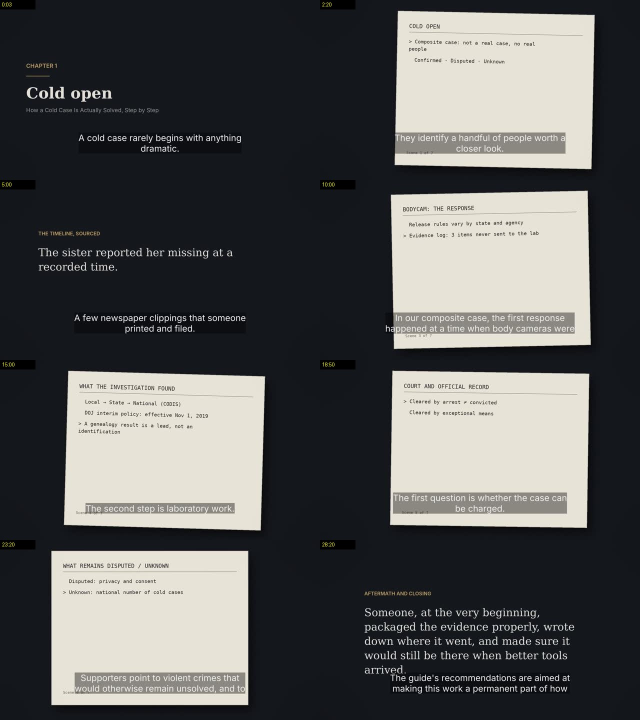
#> input picture reports/contact-sheet-v1.jpg, 1280 x 1440 px (shown at 1/2 size)
$ python -i compose.py   (imports and definitions only)
#> lines starting #> are read from the running program, lines starting #| are printed output that depends on the picture
"""Scene composition and final assembly (FFmpeg).

Final mix: narration (with audio redactions) + music ducked under voice (sidechain) -> two-pass loudnorm to
-14 LUFS integrated / -1.5 dBTP -> AAC 48 kHz. Captions burned in and/or muxed as a subtitle track.
Chapters written as MP4 chapter markers. The export is rejected if ffprobe finds no audio stream.
"""
from __future__ import annotations

import json
import re
from dataclasses import dataclass
from pathlib import Path
from typing import Callable

from .ff import FPS, H, W, duration, run

ENC = ["-c:v", "libx264", "-preset", "veryfast", "-crf", "19", "-pix_fmt", "yuv420p", "-r", str(FPS)]


@dataclass
class Segment:
    kind: str           # image | clip
    path: Path
    duration: float
    in_sec: float = 0.0
    pan: str = "right"  # image move: in | out | left | right | up
    photo: bool = False  # a real photograph (gets framing + grade); generated cards are drawn at the right size
    make: Callable[[Path, float], Path] | None = None  # kind "anim": renders the animation at the exact length
    label: str = ""     # short factual on-screen label (place / date / object), shown lower-left for a few seconds


XFADE = 0.6  # crossfade between shots inside a scene (seconds)
STILL_W, STILL_H = 2400, 1350  # stills are prepared 25% larger than the frame so they can zoom and pan


def prepare_still(src: Path, out: Path) -> Path:
    """Frame a photo for 16:9 without distortion: wide photos fill the frame; tall or square ones sit sharp over a
    blurred, darkened copy of themselves (documentary style). A light grade makes archive photos pop."""
#> called with src = '../../../reports/contact-sheet-v1.jpg', out = 'out.png'
    from PIL import Image, ImageEnhance, ImageFilter, ImageOps
    im = Image.open(src).convert("RGB")
#> im is the input picture: PIL image 1280x1440 RGB; mean R, G, B 87.5, 88, 87.5
    im = ImageOps.autocontrast(im, cutoff=0.5)
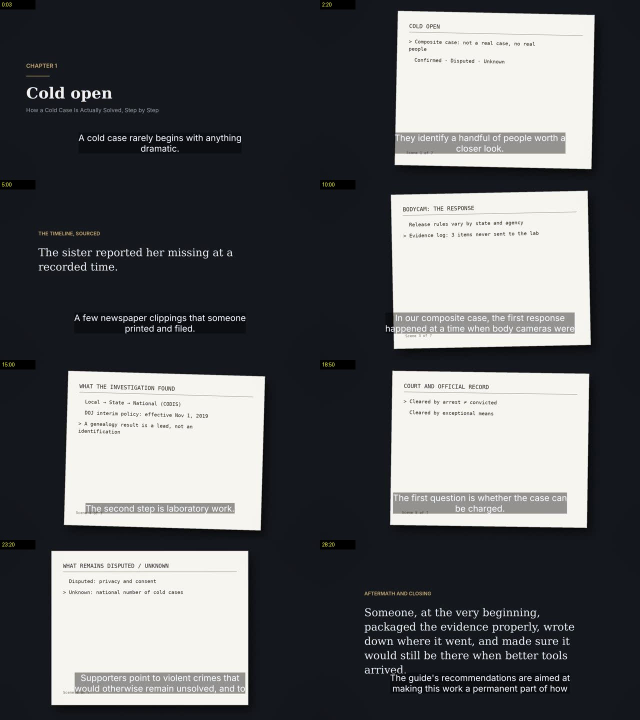
#> im: PIL image 1280x1440 RGB (shown at 1/2 size); mean R, G, B 92.3, 93.8, 96
    im = ImageEnhance.Contrast(im).enhance(1.08)
    im = ImageEnhance.Color(im).enhance(1.12)
    W2, H2 = STILL_W, STILL_H
    ar = im.width / im.height
#> ar = 0.889
    if ar >= 1.45:
        k = max(W2 / im.width, H2 / im.height)
        r = im.resize((round(im.width * k), round(im.height * k)), Image.LANCZOS)
        x, y = (r.width - W2) // 2, int((r.height - H2) * 0.45)
        canvas = r.crop((x, y, x + W2, y + H2))
    else:
        k = max(W2 / im.width, H2 / im.height)
#> k = 1.88
        bg = im.resize((round(im.width * k), round(im.height * k)), Image.LANCZOS)
        bg = bg.crop(((bg.width - W2) // 2, (bg.height - H2) // 2, (bg.width - W2) // 2 + W2, (bg.height - H2) // 2 + H2))
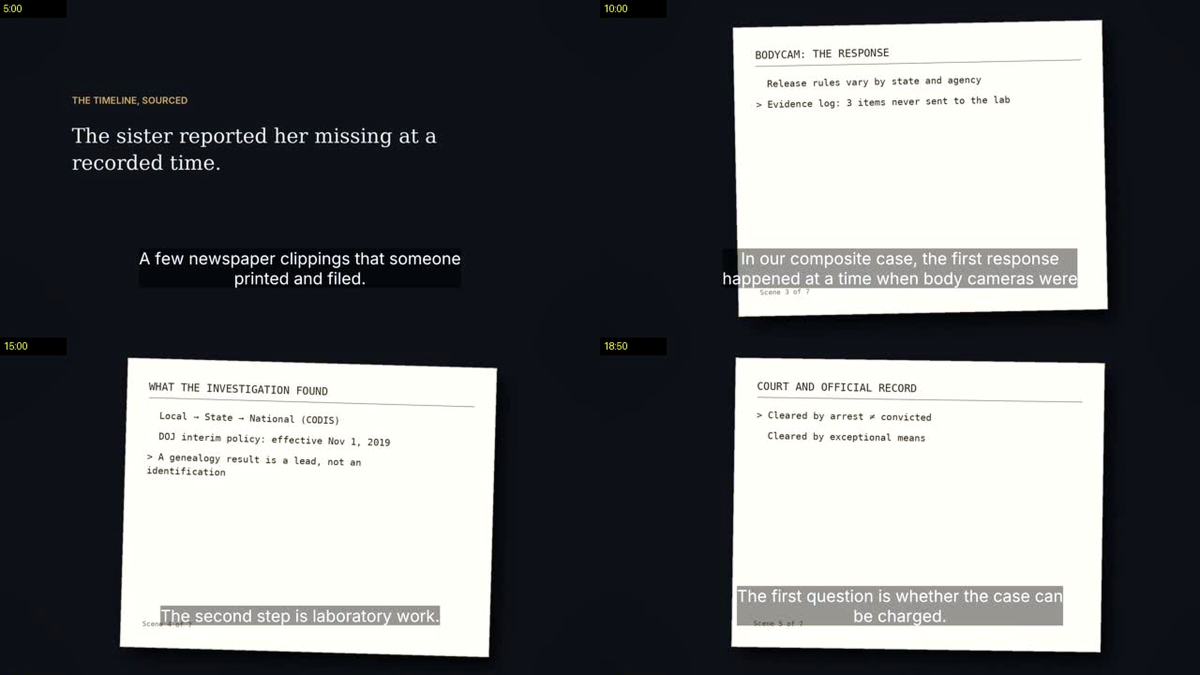
#> bg: PIL image 2400x1350 RGB (shown at 1/2 size); mean R, G, B 104.7, 106.8, 108.3
        bg = ImageEnhance.Brightness(bg.filter(ImageFilter.GaussianBlur(40))).enhance(0.45)
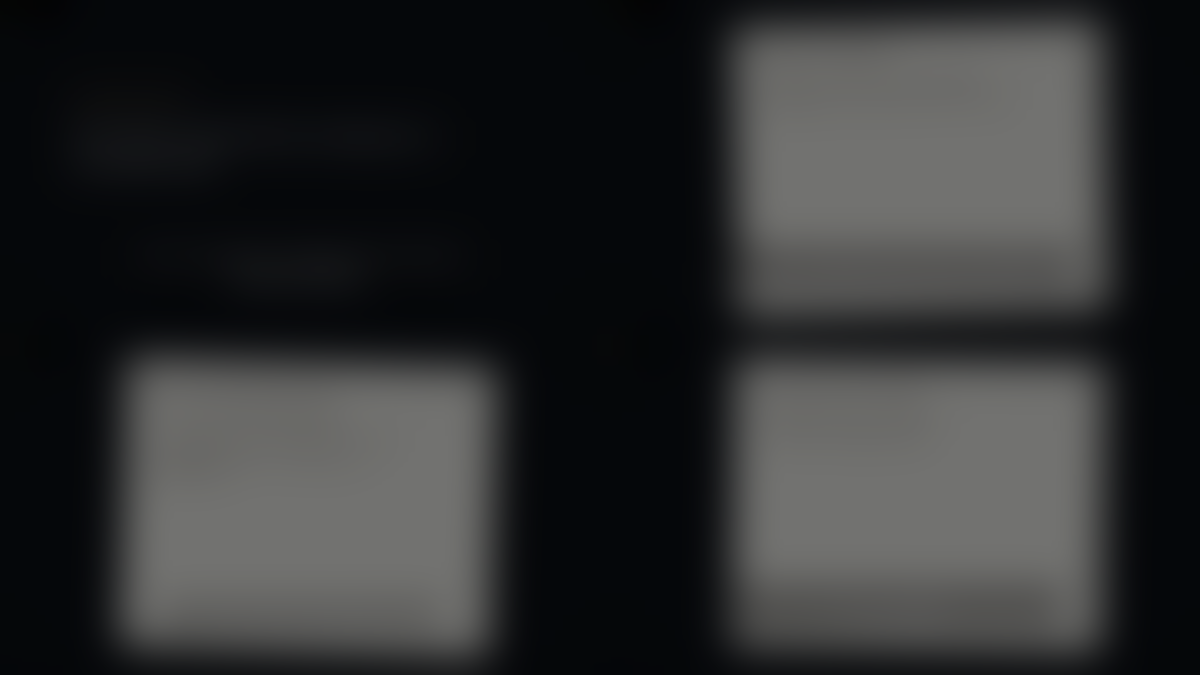
#> bg: PIL image 2400x1350 RGB (shown at 1/2 size); mean R, G, B 46.4, 47.4, 48.2
        fh = int(H2 * 0.92)
        fg = im.resize((max(1, round(im.width * fh / im.height)), fh), Image.LANCZOS)
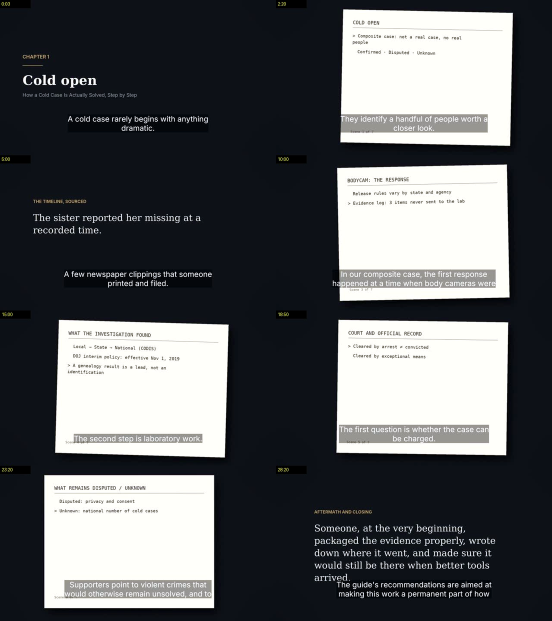
#> fg: PIL image 1104x1242 RGB (shown at 1/2 size); mean R, G, B 90.4, 92.8, 95.1
        if fg.width > W2 * 0.92:
            fw = int(W2 * 0.92)
            fg = im.resize((fw, max(1, round(im.height * fw / im.width))), Image.LANCZOS)
        bg.paste(fg, ((W2 - fg.width) // 2, (H2 - fg.height) // 2))
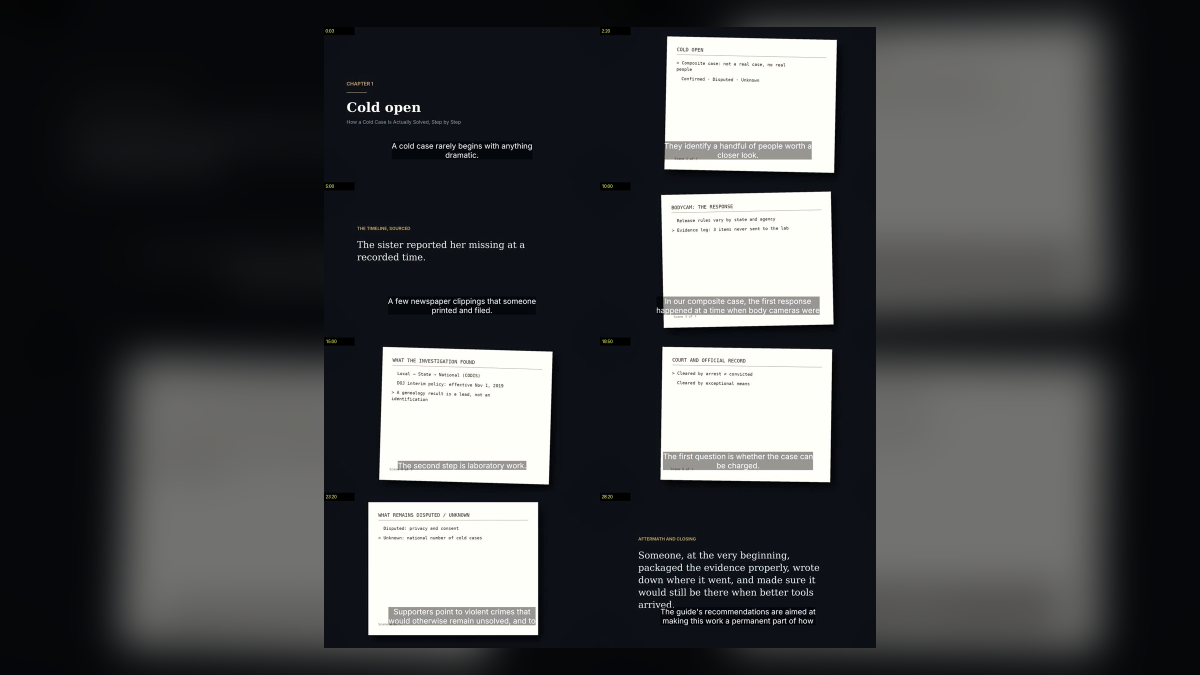
#> bg: PIL image 2400x1350 RGB (shown at 1/2 size); mean R, G, B 66.3, 67.8, 69.1
        canvas = bg
#> (the run stopped early here; a loop or call above may not have finished)

$ run again, on reports/contact-sheet-v3.jpg
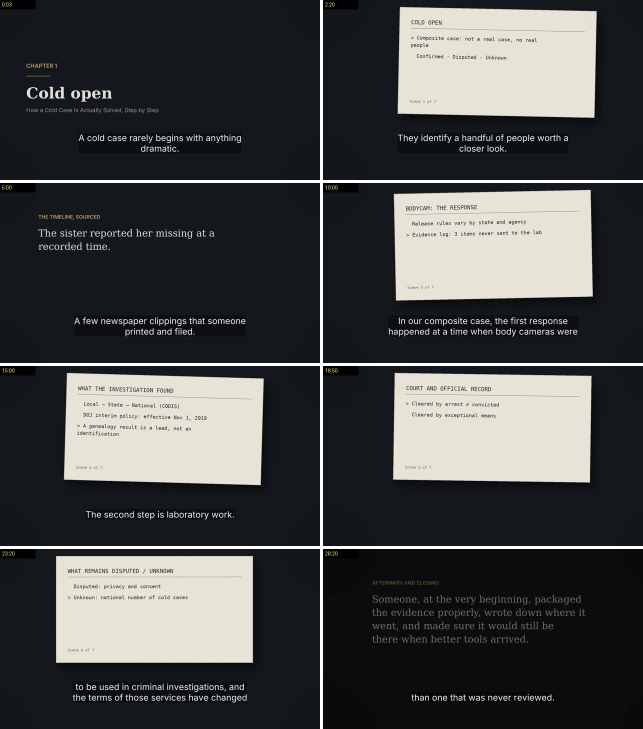
#> input picture reports/contact-sheet-v3.jpg, 1286 x 1458 px (shown at 1/2 size)
#> in prepare_still, im is the input picture: PIL image 1286x1458 RGB; mean R, G, B 71, 71.9, 72.5
#> in prepare_still, `bg = bg.crop(((bg.width - W2) // 2, (bg.height - H2) // 2, (bg.width -..`:
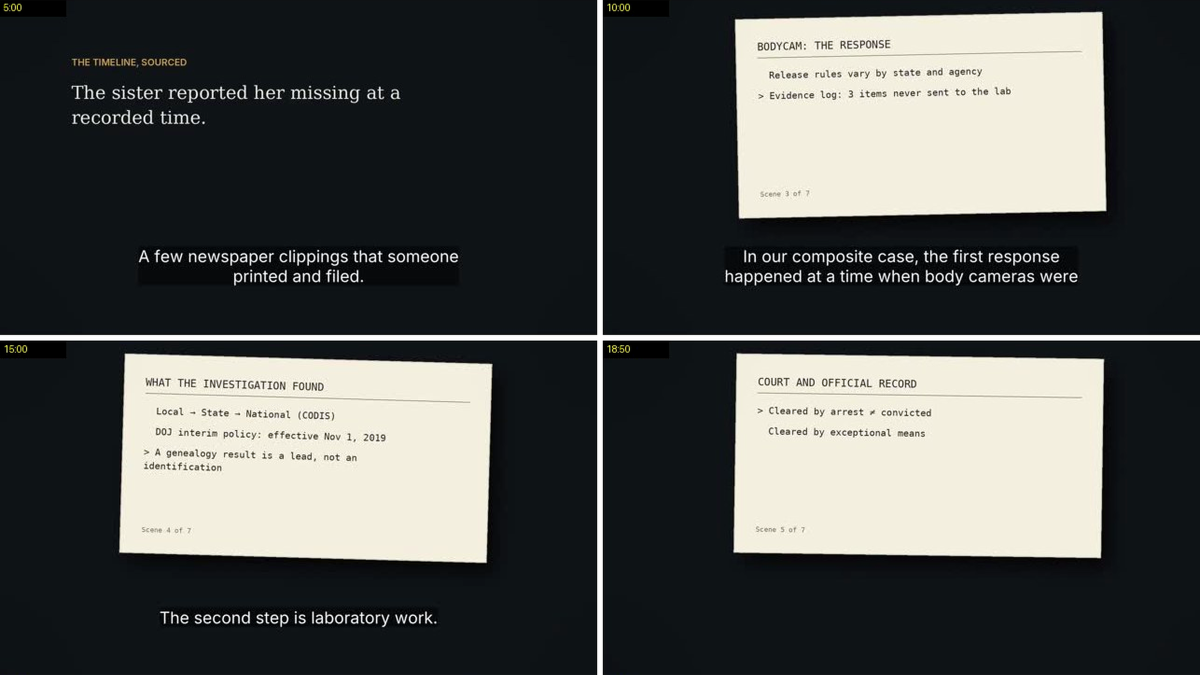
#> bg: PIL image 2400x1350 RGB (shown at 1/2 size); mean R, G, B 79.5, 81.6, 79.4
#> in prepare_still, `bg.paste(fg, ((W2 - fg.width) // 2, (H2 - fg.height) // 2))`:
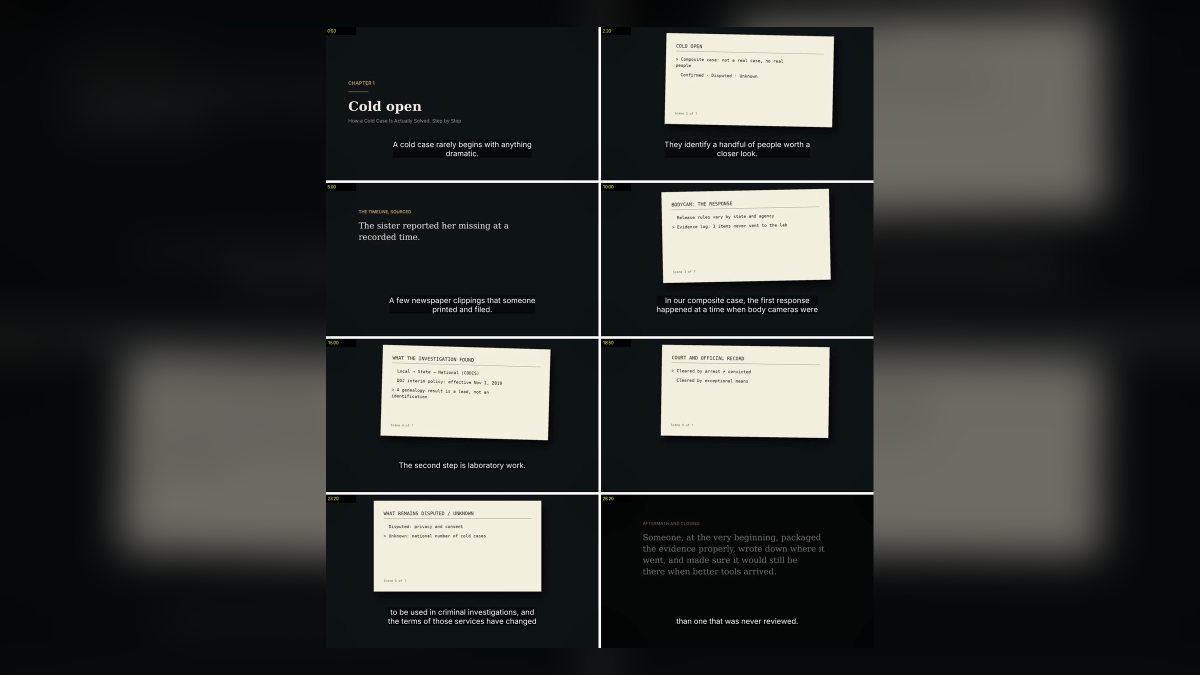
#> bg: PIL image 2400x1350 RGB (shown at 1/2 size); mean R, G, B 50.2, 51.6, 50.1
